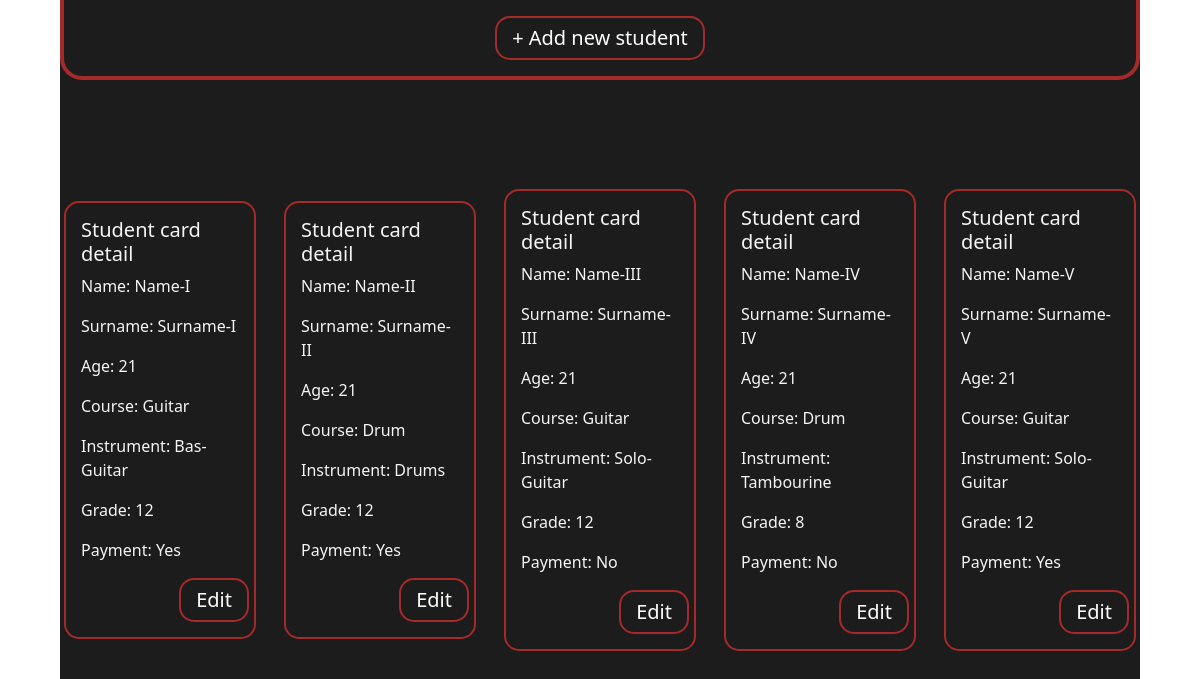
The page / on the database its author committed.
### students/models.py (models this page shows, shortened)
class Student(models.Model):
    name = models.CharField('Name', max_length=50)
    surname = models.CharField('Surname', max_length=50)
    age = models.PositiveIntegerField('Age', validators=[MinValueValidator(15), MaxValueValidator(50)])
    course = models.CharField('Course', max_length=50)
    instrument = models.CharField('Instrument', max_length=50)
    grade = models.PositiveIntegerField('Grade', validators=[MinValueValidator(1), MaxValueValidator(12)])
    payment = models.BooleanField('Payment', default=False)
    slug = models.SlugField('Slug', max_length=255, null=True, blank=True, unique=True)
    def get_absolute_url(self):
        return reverse('students_page', kwargs={'student_slug': self.slug})

### students/views.py (the view)
# urls.py: path('', main_page, name='main_page'),
def main_page(request):
    data = Student.objects.all()
    return render(request, 'students/index_main.html', {'title': 'Main', 'data': data})

### students/templates/students/index_main.html
{% extends 'students/layout.html' %}
{% block content %}
    <section class="top_navi">
        <a href="{% url 'add_page' %}">+ Add new student</a>
    </section>
    <section class="content">
        {% for student in data %}
            <div class="card">
                <h5>Student card detail</h5>
                <p>Name: {{ student.name }}</p>
                <p>Surname: {{ student.surname }}</p>
                <p>Age: {{ student.age }}</p>
                <p>Course: {{ student.course }}</p>
                <p>Instrument: {{ student.instrument }}</p>
                <p>Grade: {{ student.grade }}</p>
                {% if student.payment %}
                    <p>Payment: Yes</p>
                {% else %}
                    <p>Payment: No</p>
                {% endif %}
                <div class="stud_button">
                    <a href="{{ student.get_absolute_url }}">Edit</a>
                </div>
            </div>
        {% endfor %}
    </section>
{% endblock %}

### students/templates/students/layout.html (shortened to what this page needs)
<!doctype html>
{% load static %}
<html lang="en">
<head>
    <link rel="stylesheet" href="https://cdn.jsdelivr.net/npm/bootstrap@5.2.3/dist/css/bootstrap.min.css">
    <link rel="stylesheet" href="{% static 'students/css/students.css' %}">
</head>
<body>
    {% block content %}{% endblock %}
</body>
</html>

### static/students/css/students.css (style rules this page uses)
* { margin: 0; padding: 0; }
body { display: flex; flex-direction: column; gap: 10px; }
.top_navi { width: 90vw; height: 10vh; display: flex; flex-direction: column; align-items: center; position: fixed; top: 0; left: 5vw; background: #1c1c1c; border-radius: 0 0 22px 22px; border: 4px solid brown; border-top: 0; z-index: 10; }
.top_navi a { text-decoration: none; color: white; font-size: 20px; margin: auto; padding: 5px 15px; border: 2px solid brown; border-radius: 15px; }
.content { margin: 5vh auto 0; width: 90vw; min-height: 95vh; background: #1c1c1c; display: flex; gap: 20px; flex-wrap: wrap; z-index: 0; }
.content .card { margin: auto; padding: 15px; width: 16vw; min-height: 36vh; display: flex; flex-direction: column; border: 2px solid brown; border-radius: 15px; background: #1c1c1c; color: whitesmoke; z-index: 0; }
.content .card .stud_button { width: 14vw; display: flex; justify-content: flex-end; }
.content .card .stud_button a { text-decoration: none; color: white; font-size: 20px; padding: 5px 15px; border: 2px solid brown; border-radius: 15px; }

### rows shown on the page
Student: name "Name-I", surname "Surname-I", age "21", course "Guitar", instrument "Bas-Guitar", grade "12", payment "Payment: Yes"
Student: name "Name-II", surname "Surname-II", age "21", course "Drum", instrument "Drums", grade "12", payment "Payment: Yes"
Student: name "Name-III", surname "Surname-III", age "21", course "Guitar", instrument "Solo-Guitar", grade "12", payment "Payment: No"
Student: name "Name-IV", surname "Surname-IV", age "21", course "Drum", instrument "Tambourine", grade "8", payment "Payment: No"
Student: name "Name-V", surname "Surname-V", age "21", course "Guitar", instrument "Solo-Guitar", grade "12", payment "Payment: Yes"
